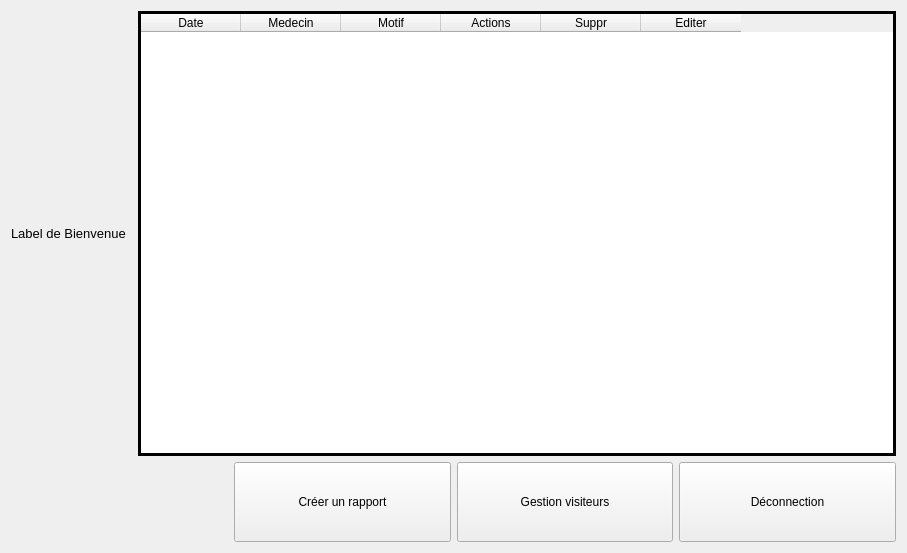
<?xml version="1.0" encoding="UTF-8"?>
<ui version="4.0">
 <class>Form</class>
 <widget class="QWidget" name="Form">
  <property name="geometry">
   <rect>
    <x>0</x>
    <y>0</y>
    <width>907</width>
    <height>553</height>
   </rect>
  </property>
  <property name="windowTitle">
   <string>Form</string>
  </property>
  <layout class="QGridLayout" name="gridLayout">
   <item row="0" column="0">
    <layout class="QVBoxLayout" name="verticalLayout">
     <property name="sizeConstraint">
      <enum>QLayout::SetDefaultConstraint</enum>
     </property>
     <item>
      <widget class="QLabel" name="index_label_titre">
       <property name="enabled">
        <bool>true</bool>
       </property>
       <property name="baseSize">
        <size>
         <width>0</width>
         <height>15</height>
        </size>
       </property>
       <property name="font">
        <font>
         <pointsize>10</pointsize>
        </font>
       </property>
       <property name="text">
        <string>Label de Bienvenue</string>
       </property>
      </widget>
     </item>
    </layout>
   </item>
   <item row="0" column="2">
    <widget class="QTableWidget" name="index_tableau_rapports">
     <property name="minimumSize">
      <size>
       <width>609</width>
       <height>400</height>
      </size>
     </property>
     <property name="frameShape">
      <enum>QFrame::Panel</enum>
     </property>
     <property name="frameShadow">
      <enum>QFrame::Plain</enum>
     </property>
     <property name="lineWidth">
      <number>3</number>
     </property>
     <property name="alternatingRowColors">
      <bool>false</bool>
     </property>
     <property name="wordWrap">
      <bool>false</bool>
     </property>
     <column>
      <property name="text">
       <string>Date</string>
      </property>
     </column>
     <column>
      <property name="text">
       <string>Medecin</string>
      </property>
     </column>
     <column>
      <property name="text">
       <string>Motif</string>
      </property>
     </column>
     <column>
      <property name="text">
       <string>Actions</string>
      </property>
     </column>
     <column>
      <property name="text">
       <string>Suppr</string>
      </property>
     </column>
     <column>
      <property name="text">
       <string>Editer</string>
      </property>
     </column>
    </widget>
   </item>
   <item row="1" column="0" colspan="3">
    <layout class="QHBoxLayout" name="horizontalLayout">
     <item alignment="Qt::AlignHCenter">
      <widget class="QLabel" name="label">
       <property name="toolTip">
        <string>&lt;html&gt;&lt;head/&gt;&lt;body&gt;&lt;p&gt;&lt;img src=&quot;:/logoGSB/logoGSBresize.png&quot;/&gt;&lt;/p&gt;&lt;/body&gt;&lt;/html&gt;</string>
       </property>
       <property name="text">
        <string/>
       </property>
       <property name="pixmap">
        <pixmap>logoGSBresize.png</pixmap>
       </property>
      </widget>
     </item>
     <item>
      <widget class="QPushButton" name="index_to_rapport">
       <property name="minimumSize">
        <size>
         <width>150</width>
         <height>80</height>
        </size>
       </property>
       <property name="text">
        <string>Créer un rapport</string>
       </property>
      </widget>
     </item>
     <item>
      <widget class="QPushButton" name="index_to_admin">
       <property name="minimumSize">
        <size>
         <width>150</width>
         <height>80</height>
        </size>
       </property>
       <property name="inputMethodHints">
        <set>Qt::ImhNone</set>
       </property>
       <property name="text">
        <string>Gestion visiteurs</string>
       </property>
       <property name="default">
        <bool>false</bool>
       </property>
       <property name="flat">
        <bool>false</bool>
       </property>
      </widget>
     </item>
     <item>
      <widget class="QPushButton" name="index_bouton_deconnection">
       <property name="minimumSize">
        <size>
         <width>150</width>
         <height>80</height>
        </size>
       </property>
       <property name="text">
        <string>Déconnection</string>
       </property>
      </widget>
     </item>
    </layout>
   </item>
  </layout>
 </widget>
 <resources>
  <include location="ressources.qrc"/>
 </resources>
 <connections/>
</ui>
